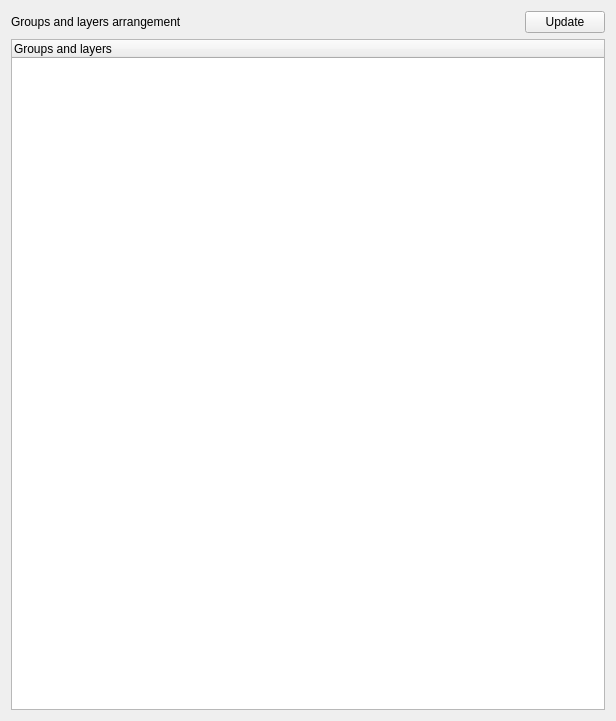
<?xml version="1.0" encoding="UTF-8"?>
<ui version="4.0">
 <class>Form</class>
 <widget class="QWidget" name="Form">
  <property name="geometry">
   <rect>
    <x>0</x>
    <y>0</y>
    <width>616</width>
    <height>721</height>
   </rect>
  </property>
  <property name="windowTitle">
   <string>Form</string>
  </property>
  <layout class="QVBoxLayout" name="verticalLayout">
   <item>
    <layout class="QHBoxLayout" name="horizontalLayout">
     <item>
      <widget class="QLabel" name="label">
       <property name="text">
        <string>Groups and layers arrangement</string>
       </property>
      </widget>
     </item>
     <item>
      <spacer name="horizontalSpacer">
       <property name="orientation">
        <enum>Qt::Horizontal</enum>
       </property>
       <property name="sizeHint" stdset="0">
        <size>
         <width>40</width>
         <height>20</height>
        </size>
       </property>
      </spacer>
     </item>
     <item>
      <widget class="QPushButton" name="updateBtnWidget">
       <property name="text">
        <string>Update</string>
       </property>
      </widget>
     </item>
    </layout>
   </item>
   <item>
    <widget class="QTreeWidget" name="treeWidget">
     <property name="contextMenuPolicy">
      <enum>Qt::CustomContextMenu</enum>
     </property>
     <property name="dragDropMode">
      <enum>QAbstractItemView::NoDragDrop</enum>
     </property>
     <column>
      <property name="text">
       <string>Groups and layers</string>
      </property>
     </column>
    </widget>
   </item>
  </layout>
 </widget>
 <resources/>
 <connections/>
</ui>
